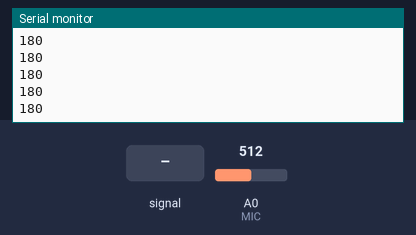
Recording of a sketch running on a simulated Arduino Uno, built with avr-gcc and run on an emulated ATmega328P. Parts: the last lines printed to the serial monitor. Inputs (shaded band) come from the test bench; at power-on: A0 (MIC) = 512.

Above: at 1.2 s.
1.3 s: A0 (MIC) fed a 200 Hz sine of ±81 counts around its level
At 1.31 s:
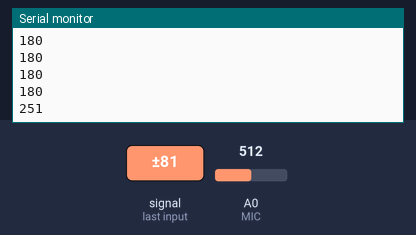
2.8 s: A0 (MIC) set to 716
At 2.82 s:
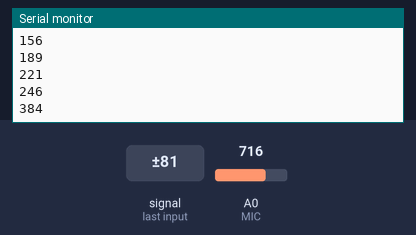
4.3 s: A0 (MIC) fed a 1000 Hz sine of ±255 counts around its level
At 4.32 s:
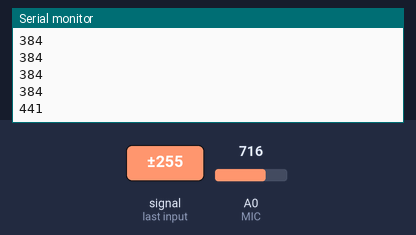
5.8 s: A0 (MIC) set to 900
At 5.83 s:
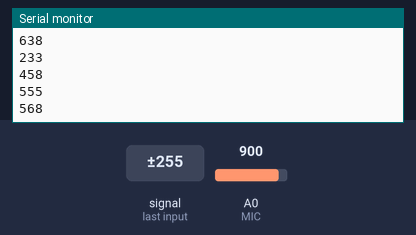
Timing chart, 0 to 8.3 s (numbered marks = the images above; inputs shaded):
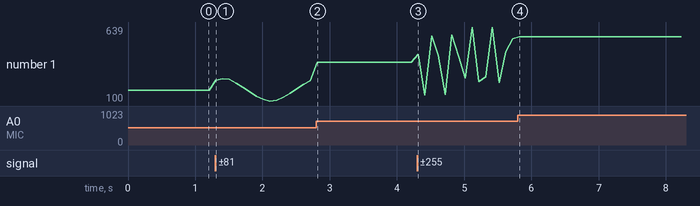

Measured:
- after the input at 1.3 s, the serial monitor: prints a new line at once (image 1)
- after the input at 2.8 s, the serial monitor: prints a new line at once (image 2)
- after the input at 4.3 s, the serial monitor: prints a new line at once (image 3)
- after the input at 5.8 s, the serial monitor: prints a new line at once (image 4)
- plotted number 1: 180 → 246 after the input at 1.3 s, 246 → 384 after the input at 2.8 s, 384 → 555 after the input at 4.3 s, 555 → 568 after the input at 5.8 s

The sketch:

gadgetDecibelMeter.ino
```cpp
#include <SPI.h>
#include <SD.h>

const int MIC = 0;
int adc = 0;
int seconds = 0;

int sampleDur = 200;  //Set sampling duration as 200 ms
int maxADC = 0;
unsigned long start;
unsigned long lastOpen;

bool writeTo = false;

File myFile;

void setup() {
  Serial.begin(9600);  //sets the baud rate at 9600 so we can check the values the microphone is obtaining on the Serial Monitor
  while (!Serial) {
    ;
  }

  //pinMode(MIC, INPUT);
  //if (!SD.begin(10)) {
  //  Serial.println("initialization failed!");
  //  while (1)
  //    ;
  //}

  //Serial.println("initialization done.");
  //myFile = SD.open("data.txt", FILE_WRITE);
  //lastOpen = millis();
}

void loop() {
  start = millis();
  measure();
  if (writeTo) {
    myFile.print(maxADC);
    myFile.print(", time: ");
    myFile.println(millis());
  }

  maxADC = 0;
  //if (millis() - lastOpen >= 120000) {  //Every 2 minutes, save to microSD card
  //  myFile.close();
  //  myFile = SD.open("data.txt", FILE_WRITE);
  //  lastOpen = millis();
  //  Serial.println("Clock reset!");
  //}
}


void measure() {

  while (start - millis() < sampleDur) {
    adc = analogRead(MIC) - 332;  //Read the ADC value from amplifer
    if (abs(adc) > maxADC) {
      maxADC = abs(adc);
    }
  }

  seconds = millis() / 1000;

  Serial.println(maxADC);
  delay(100);
}
```
